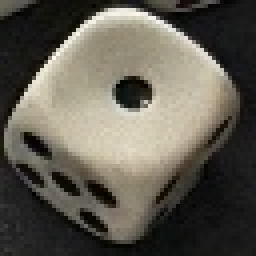
#> input picture data/cropped/train/1/d6_ - 100_jpeg.rf.s99T6TkLeS40G92rxFG0_box03.jpg, 64 x 64 px (shown 4 times larger)
$ python -i crop_script.py   (imports and definitions only)
#> lines starting #> are read from the running program, lines starting #| are printed output that depends on the picture
#> further down, picture is the input picture: shape (64, 64, 3); mean B, G, R 81.7, 92, 96
# TODO: Add other types of normalization and a CLI option to chose the normalization type

import argparse
import cv2 as cv
from pathlib import Path

CURRENT_DIR = Path.cwd()
YOLO_DATASET_DIR  = CURRENT_DIR / "data/labeled" # Directory where the YOLO dataset was exported from Roboflow
OUTPUT_DIR   = CURRENT_DIR / "data/cropped"      # Directory where cropped dice images are saved
PADDING_PX   = 8                   # Pixels of padding around each crop. Adjust to ensure edges are not cut off
OUTPUT_SIZE  = 64                  # Cropped image resize dimension in px. Results in an image of size OUTPUT_SIZE x OUTPUT_SIZE

# Maps labeled data directories to cropped image directories
SPLIT_MAP = {
    "train": "train",
    "valid": "validation",
    "test":  "test",
}

# Die face classes
CLASS_NAMES = ["1", "2", "3", "4", "5", "6"]

# Helper functions

# [14 lines left out: functions yolo_to_pixel, add_padding, not called in this run]

def apply_clahe(image_bgr):
    lab = cv.cvtColor(image_bgr, cv.COLOR_BGR2LAB)
#> lab: shape (64, 64, 3); mean of channels 0, 1, 2 94.8, 127.7, 134
    l, a, b = cv.split(lab)
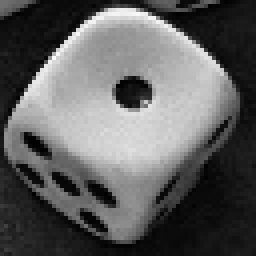
#> l: shape (64, 64) (shown 4 times larger); min 0, max 252, mean 94.8
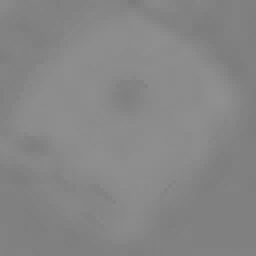
#> b: shape (64, 64) (shown 4 times larger); min 122, max 144, mean 134

    clahe = cv.createCLAHE(clipLimit=2.0, tileGridSize=(4, 4))
    l_normalized = clahe.apply(l)
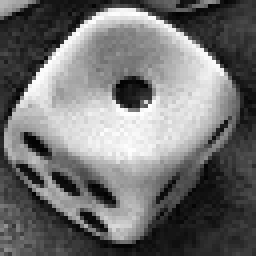
#> l_normalized: shape (64, 64) (shown 4 times larger); min 2, max 255, mean 112.9

    lab_normalized = cv.merge([l_normalized, a, b])
#> lab_normalized: shape (64, 64, 3); mean of channels 0, 1, 2 112.9, 127.7, 134
    return cv.cvtColor(lab_normalized, cv.COLOR_LAB2BGR)
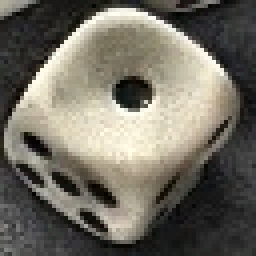
#> returned value: shape (64, 64, 3) (shown 4 times larger); mean B, G, R 98.5, 109, 112.9

# [187 lines left out: functions process_split, print_summary, main, not called in this run]

# [2 lines not run here, left out]

>>> import cv2
>>> picture = cv2.imread('data/cropped/train/1/d6_ - 100_jpeg.rf.s99T6TkLeS40G92rxFG0_box03.jpg')
>>> result = apply_clahe(picture)

$ run again, on data/cropped/train/2/d6_ - 105_jpeg.rf.yGPzCJ0IJuur87r6XtcV_box02.jpg
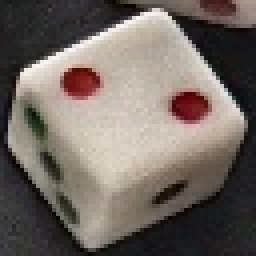
#> input picture data/cropped/train/2/d6_ - 105_jpeg.rf.yGPzCJ0IJuur87r6XtcV_box02.jpg, 64 x 64 px (shown 4 times larger)
#> picture is the input picture: shape (64, 64, 3); mean B, G, R 98.7, 104.8, 113.8
#> lab: shape (64, 64, 3); mean of channels 0, 1, 2 110.7, 130.5, 132.7
#> in apply_clahe, `l, a, b = cv.split(lab)`:
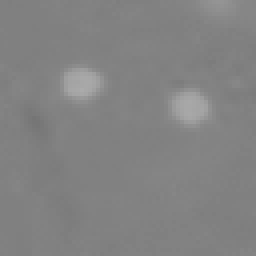
#> a: shape (64, 64) (shown 4 times larger); min 117, max 171, mean 130.5
#> lab_normalized: shape (64, 64, 3); mean of channels 0, 1, 2 129.4, 130.5, 132.7
#> in apply_clahe, `return cv.cvtColor(lab_normalized, cv.COLOR_LAB2BGR)`:
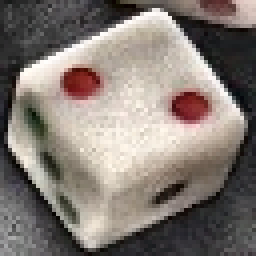
#> returned value: shape (64, 64, 3) (shown 4 times larger); mean B, G, R 116.5, 122.8, 131.9

$ run again, on data/cropped/train/2/d6_ - 109_jpeg.rf.WZqseH8PLPPdxcIypjVe_box04.jpg
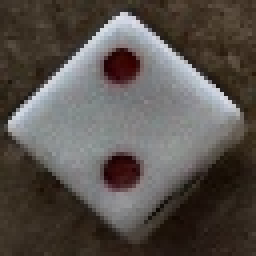
#> input picture data/cropped/train/2/d6_ - 109_jpeg.rf.WZqseH8PLPPdxcIypjVe_box04.jpg, 64 x 64 px (shown 4 times larger)
#> picture is the input picture: shape (64, 64, 3); mean B, G, R 77.4, 82.3, 88.6
#> lab: shape (64, 64, 3); mean of channels 0, 1, 2 88, 130.1, 132.4
#> in apply_clahe, `l_normalized = clahe.apply(l)`:
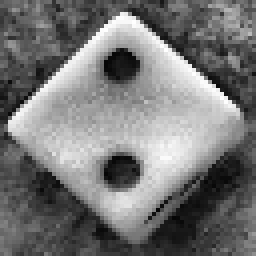
#> l_normalized: shape (64, 64) (shown 4 times larger); min 5, max 255, mean 118.4
#> lab_normalized: shape (64, 64, 3); mean of channels 0, 1, 2 118.4, 130.1, 132.4
#> in apply_clahe, `return cv.cvtColor(lab_normalized, cv.COLOR_LAB2BGR)`:
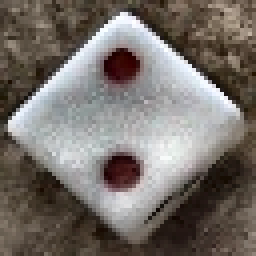
#> returned value: shape (64, 64, 3) (shown 4 times larger); mean B, G, R 106.6, 111.8, 118.6

$ run again, on data/cropped/train/3/d6_ - 123_jpeg.rf.PI96MhH7rh3QmvLicPWD_box03.jpg
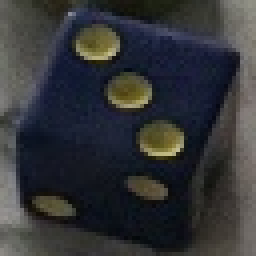
#> input picture data/cropped/train/3/d6_ - 123_jpeg.rf.PI96MhH7rh3QmvLicPWD_box03.jpg, 64 x 64 px (shown 4 times larger)
#> picture is the input picture: shape (64, 64, 3); mean B, G, R 55.1, 52.4, 51
#> lab: shape (64, 64, 3); mean of channels 0, 1, 2 54.4, 128.8, 125.7
#> in apply_clahe, `l, a, b = cv.split(lab)`:
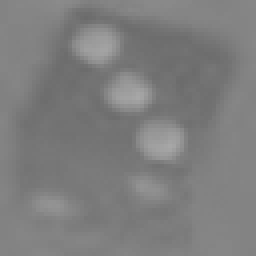
#> b: shape (64, 64) (shown 4 times larger); min 107, max 167, mean 125.7
#> lab_normalized: shape (64, 64, 3); mean of channels 0, 1, 2 89.3, 128.8, 125.7
#> in apply_clahe, `return cv.cvtColor(lab_normalized, cv.COLOR_LAB2BGR)`:
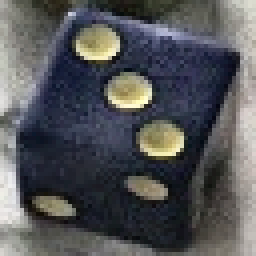
#> returned value: shape (64, 64, 3) (shown 4 times larger); mean B, G, R 87.9, 85.2, 84.1
